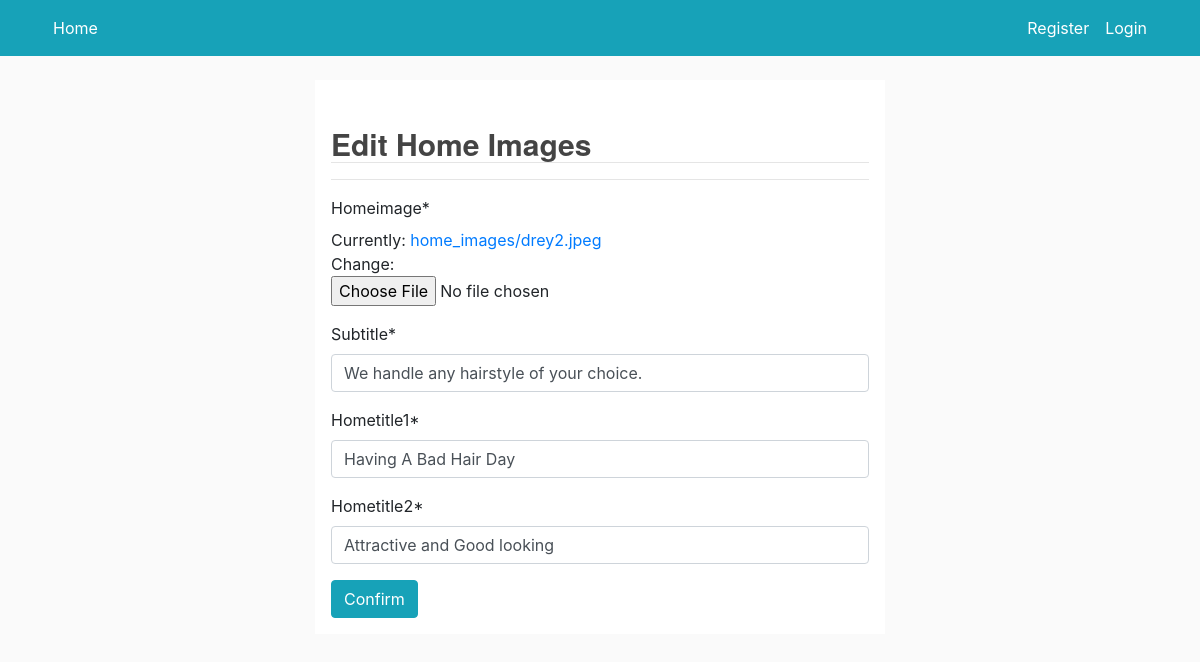
The app's page /homedetails_customize/edit/4/ with its own data.
### dashboard/models.py (models this page shows, shortened)
class HomeDetails(models.Model):
    homeimage = models.ImageField(upload_to='home_images')
    subtitle = models.CharField(max_length=100)
    hometitle1 = models.CharField(max_length=50)
    hometitle2 = models.CharField(max_length=50)
    class Meta:
        verbose_name_plural = 'HomeDetails'

### dashboard/views.py (the view)
# urls.py: path('homedetails_customize/edit/<int:pk>/', views.homedetails_customize_edit,
def homedetails_customize_edit(request, pk):
    homeupdate = HomeDetails.objects.get(id=pk)
    if request.method == 'POST':
        h_form = HomeDetailsForm(request.POST, request.FILES, instance=homeupdate)
        if h_form.is_valid():
            h_form.save()
            messages.success(request, 'You have successfully updated home image ')
            return redirect('dashboard-homedetails_customize')
    else:
        h_form = HomeDetailsForm(instance=homeupdate)
    context = {
        'h_form': h_form,
        'homeupdate': homeupdate,
    }
    return render(request, 'dashboard/homeview-manage/homedetails_customize_edit.html', context)

### dashboard/forms.py
class HomeDetailsForm(forms.ModelForm):
    class Meta:
        model = HomeDetails
        fields = ['homeimage', 'subtitle', 'hometitle1', 'hometitle2']
        validators = [
            MaxLengthValidator(5,
                               message='A maximum of 5 images. If you want to change either delete or edit ')
        ]

### dashboard/templates/Dashboard/homeview-manage/homedetails_customize_edit.html (shortened to what this page needs)
{% extends 'partials/base.html' %}
{% load crispy_forms_tags %}
{% block content %}
<div class="row my-4">
    <div class="col-md-6 offset-md-3 p-3 bg-white">
        <h3>Edit Home Images</h3>
        <hr>
        <form method="post" action="{% url 'dashboard-homedetails_customize_edit' pk=homeupdate.pk %}"
              enctype="multipart/form-data">
            {{ h_form|crispy }}
            <input class="btn btn-info" type="submit" value="Confirm">
        </form>
    </div>
</div>
{% endblock %}

### users/static/main/main.css (style rules this page uses)
:root { --footercolor: #003F72; --navbarcolor: #003F72; --btncolor: #003F72; --socialcolor: #003F72; --brightText: #ffffff; }
body { background: #fafafa; }
h1, h2, h3, h4, h5, h6 { color: #444444; }
.article-style h1, h3 { font-weight: bold; border-bottom: 1px solid rgba(0,0,0,.1); letter-spacing: 0; font-family: sohne, "Helvetica Neue", Helvetica, Arial, sans-serif; font-style: normal; margin-top: 1.0em; margin-bottom: 0.2em; line-height: 36px !important; font-size: 30px !important; }

### records on screen
HomeDetails: subtitle "We handle any hairstyle of your choice.", hometitle1 "Having A Bad Hair Day", hometitle2 "Attractive and Good looking"
